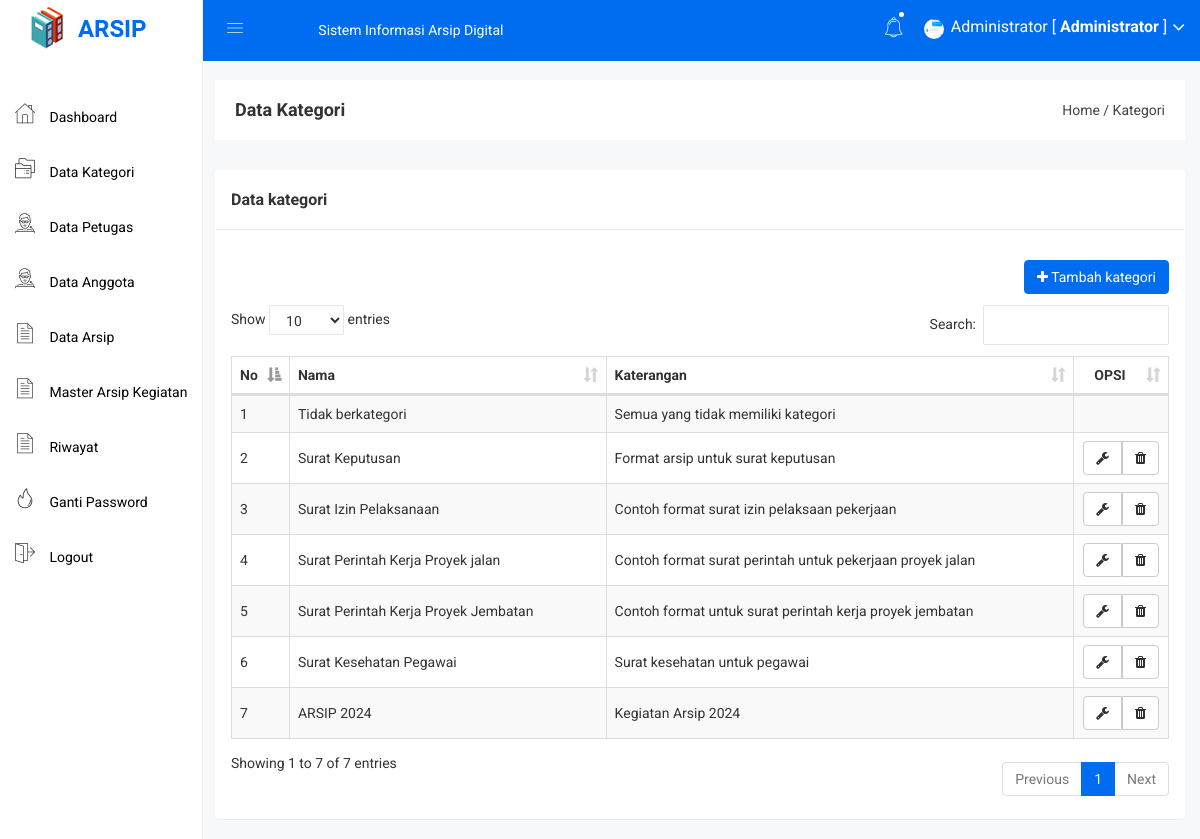
Page /admin/kategori.php (signed in) on the committed database.
### tables this page shows
CREATE TABLE `kategori` (
  `kategori_id` int(11) NOT NULL,
  `kategori_nama` varchar(255) NOT NULL,
  `kategori_keterangan` text NOT NULL
);

### admin/kategori.php (the view)
<?php include 'header.php'; ?>
<div class="breadcome-area">
    <div class="container-fluid">
        <div class="row">
            <div class="col-lg-12 col-md-12 col-sm-12 col-xs-12">
                <div class="breadcome-list">
                    <div class="row">
                        <div class="col-lg-6 col-md-6 col-sm-6 col-xs-12">
                            <div class="breadcome-heading">
                                <h4 style="margin-bottom: 0px">Data Kategori</h4>
                            </div>
                        </div>
                        <div class="col-lg-6 col-md-6 col-sm-6 col-xs-12">
                            <ul class="breadcome-menu" style="padding-top: 0px">
                                <li><a href="#">Home</a> <span class="bread-slash">/</span></li>
                                <li><span class="bread-blod">Kategori</span></li>
                            </ul>
                        </div>
                    </div>
                </div>
            </div>
        </div>
    </div>
</div>
<div class="container-fluid">
    <div class="panel panel">
        <div class="panel-heading">
            <h3 class="panel-title">Data kategori</h3>
        </div>
        <div class="panel-body">
            <div class="pull-right">
                <a href="kategori_tambah.php" class="btn btn-primary"><i class="fa fa-plus"></i> Tambah kategori</a>
            </div>
            <br>
            <br>
            <br>
            <table id="table" class="table table-bordered table-striped table-hover table-datatable">
                <thead>
                    <tr>
                        <th width="1%">No</th>
                        <th>Nama</th>
                        <th>Katerangan</th>
                        <th class="text-center" width="10%">OPSI</th>
                    </tr>
                </thead>
                <tbody>
                    <?php
                    include '../koneksi.php';
                    $no = 1;
                    $kategori = mysqli_query($koneksi, "SELECT * FROM kategori");
                    while ($p = mysqli_fetch_array($kategori)) {
                        ?>
                        <tr>
                            <td><?php echo $no++; ?></td>
                            <td><?php echo $p['kategori_nama'] ?></td>
                            <td><?php echo $p['kategori_keterangan'] ?></td>
                            <td class="text-center">
                                <?php
                                if ($p['kategori_id'] != 1) {
                                    ?>
                                    <div class="btn-group">
                                        <a href="kategori_edit.php?id=<?php echo $p['kategori_id']; ?>"
                                            class="btn btn-default"><i class="fa fa-wrench"></i></a>
                                        <a href="kategori_hapus.php?id=<?php echo $p['kategori_id']; ?>"
                                            class="btn btn-default"><i class="fa fa-trash"></i></a>
                                    </div>
                                    <?php
                                }
                                ?>
                            </td>
                        </tr>
                    <?php
                    }
                    ?>
                </tbody>
            </table>
        </div>
    </div>
</div>
<?php include 'footer.php'; ?>

### admin/header.php (shortened to what this page needs)
<!doctype html>
<html>
<head>
    <link rel="stylesheet" href="../assets/css/bootstrap.min.css">
    <link rel="stylesheet" href="../assets/css/font-awesome.min.css">
    <link rel="stylesheet" href="../assets/css/owl.carousel.css">
    <link rel="stylesheet" href="../assets/css/owl.theme.css">
    <link rel="stylesheet" href="../assets/css/owl.transitions.css">
    <link rel="stylesheet" href="../assets/css/animate.css">
    <link rel="stylesheet" href="../assets/css/normalize.css">
    <link rel="stylesheet" href="../assets/css/meanmenu.min.css">
    <link rel="stylesheet" href="../assets/css/main.css">
    <link rel="stylesheet" href="../assets/css/educate-custon-icon.css">
    <link rel="stylesheet" href="../assets/css/morrisjs/morris.css">
    <link rel="stylesheet" href="../assets/css/scrollbar/jquery.mCustomScrollbar.min.css">
    <link rel="stylesheet" href="../assets/css/metisMenu/metisMenu.min.css">
    <link rel="stylesheet" href="../assets/css/metisMenu/metisMenu-vertical.css">
    <link rel="stylesheet" href="../assets/css/calendar/fullcalendar.min.css">
    <link rel="stylesheet" href="../assets/css/calendar/fullcalendar.print.min.css">
    <link rel="stylesheet" href="../assets/style.css">
    <link rel="stylesheet" href="../assets/css/responsive.css">
    <link rel="stylesheet" href="../assets/css/style.css">
    <link rel="stylesheet" type="text/css" href="../assets/js/DataTables/datatables.css">
    <?php
    include '../koneksi.php';
    ?>
</head>
<body>
    <div class="left-sidebar-pro">
        <nav id="sidebar" class="">
            <div class="sidebar-header">
                <a href="index.html"><img class="main-logo" src="../assets/img/logo/logo.png" alt="" /></a>
            </div>
            <div class="left-custom-menu-adp-wrap comment-scrollbar">
                <nav class="sidebar-nav left-sidebar-menu-pro" style="margin-top: 30px">
                    <ul class="metismenu" id="menu1">
                        <li class="active">
                            <a href="index.php">
                                <span class="educate-icon educate-home icon-wrap"></span>
                                <span class="mini-click-non">Dashboard</span>
                            </a>
                        </li>
                        <li>
                            <a href="kategori.php" aria-expanded="false"><span
                                    class="educate-icon educate-course icon-wrap sub-icon-mg" aria-hidden="true"></span>
                                <span class="mini-click-non">Data Kategori</span></a>
                        </li>
                        <li>
                            <a href="petugas.php" aria-expanded="false"><span
                                    class="educate-icon educate-professor icon-wrap sub-icon-mg"
                                    aria-hidden="true"></span> <span class="mini-click-non">Data Petugas</span></a>
                        </li>
                        <li>
                            <a href="user.php" aria-expanded="false"><span
                                    class="educate-icon educate-professor icon-wrap sub-icon-mg"
                                    aria-hidden="true"></span> <span class="mini-click-non">Data Anggota</span></a>
                        </li>
                        <li>
                            <a href="arsip.php" aria-expanded="false"><span
                                    class="educate-icon educate-data-table icon-wrap sub-icon-mg"
                                    aria-hidden="true"></span> <span class="mini-click-non">Data Arsip</span></a>
                        </li>
                        <li class="nav-item dropdown">
                            <a class="nav-link dropdown-toggle" href="#" role="button" data-bs-toggle="dropdown"
                                aria-expanded="false">
                                <span class="educate-icon educate-data-table icon-wrap sub-icon-mg"
                                    aria-hidden="true"></span> <span class="mini-click-non">Master Arsip Kegiatan</span>
                            </a>
                        </li>
                        <li class="nav-item dropdown">
                            <a class="nav-link dropdown-toggle" href="#" role="button" data-bs-toggle="dropdown"
                                aria-expanded="false">
                                <span class="educate-icon educate-data-table icon-wrap sub-icon-mg"
                                    aria-hidden="true"></span> <span class="mini-click-non">Riwayat</span>
                            </a>
                        </li>
                        <li>
                            <a href="gantipassword.php" aria-expanded="false"><span
                                    class="educate-icon educate-danger icon-wrap sub-icon-mg" aria-hidden="true"></span>
                                <span class="mini-click-non">Ganti Password</span></a>
                        </li>
                        <li>
                            <a href="logout.php" aria-expanded="false"><span
                                    class="educate-icon educate-pages icon-wrap sub-icon-mg" aria-hidden="true"></span>
                                <span class="mini-click-non">Logout</span></a>
                        </li>
                    </ul>
                </nav>
            </div>
        </nav>
    </div>
    <div class="all-content-wrapper">
        <div class="container-fluid">
            <div class="row">
                <div class="col-lg-12 col-md-12 col-sm-12 col-xs-12">
                    <div class="logo-pro">
                        <a href="index.html"><img class="main-logo" src="../assets/img/logo/logo.png" alt="" /></a>
                    </div>
                </div>
            </div>
        </div>
        <div class="header-advance-area">
            <div class="header-top-area">
                <div class="container-fluid">
                    <div class="row">
                        <div class="col-lg-12 col-md-12 col-sm-12 col-xs-12">
                            <div class="header-top-wraper">
                                <div class="row">
                                    <div class="col-lg-1 col-md-0 col-sm-12 col-xs-12">
                                        <div class="menu-switcher-pro">
                                            <button type="button" id="sidebarCollapse"
                                                class="btn bar-button-pro header-drl-controller-btn btn-info navbar-btn">
                                                <i class="educate-icon educate-nav"></i>
                                            </button>
                                        </div>
                                    </div>
                                    <div class="col-lg-5 col-md-6 col-sm-12 col-xs-12">
                                        <div class="header-top-menu tabl-d-n">
                                            <ul class="nav navbar-nav mai-top-nav">
                                                <li class="nav-item"><a href="#" class="nav-link">Sistem Informasi Arsip
                                                        Digital</a></li>
                                            </ul>
                                        </div>
                                    </div>
                                    <div class="col-lg-6 col-md-6 col-sm-12 col-xs-12">
                                        <div class="header-right-info">
                                            <ul class="nav navbar-nav mai-top-nav header-right-menu">
                                                <li class="nav-item">
                                                    <a href="#" data-toggle="dropdown" role="button"
                                                        aria-expanded="false" class="nav-link dropdown-toggle"><i
                                                            class="educate-icon educate-bell"
                                                            aria-hidden="true"></i><span
                                                            class="indicator-nt"></span></a>
                                                </li>
                                                <li class="nav-item">
                                                    <a href="#" data-toggle="dropdown" role="button"
                                                        aria-expanded="false" class="nav-link dropdown-toggle">
                                                        <?php
                                                        $id_admin = $_SESSION['id'];
                                                        $profil = mysqli_query($koneksi, "select * from admin where admin_id='$id_admin'");
                                                        $profil = mysqli_fetch_assoc($profil);
                                                        if ($profil['admin_foto'] == "") {
                                                            ?>
                                                            <img src="../gambar/sistem/user.png"
                                                                style="width: 20px;height: 20px">
                                                        <?php } else { ?>
                                                            <img src="../gambar/admin/<?php echo $profil['admin_foto'] ?>"
                                                                style="width: 20px;height: 20px">
                                                        <?php } ?>
                                                        <span class="admin-name"><?php echo $_SESSION['nama']; ?> [
                                                            <b>Administrator</b> ]</span>
                                                        <i class="fa fa-angle-down edu-icon edu-down-arrow"></i>
                                                    </a>
                                                </li>
                                            </ul>
                                        </div>
                                    </div>
                                </div>
                            </div>
                        </div>
                    </div>
                </div>
            </div>
        </div>

### rows in the picture
kategori: kategori_nama "Tidak berkategori", kategori_keterangan "Semua yang tidak memiliki kategori"
kategori: kategori_nama "Surat Keputusan", kategori_keterangan "Format arsip untuk surat keputusan"
kategori: kategori_nama "Surat Izin Pelaksanaan", kategori_keterangan "Contoh format surat izin pelaksaan pekerjaan"
kategori: kategori_nama "Surat Perintah Kerja Proyek jalan", kategori_keterangan "Contoh format surat perintah untuk pekerjaan proyek jalan"
kategori: kategori_nama "Surat Perintah Kerja Proyek Jembatan", kategori_keterangan "Contoh format untuk surat perintah kerja proyek jembatan"
kategori: kategori_nama "Surat Kesehatan Pegawai", kategori_keterangan "Surat kesehatan untuk pegawai"
kategori: kategori_nama "ARSIP 2024", kategori_keterangan "Kegiatan Arsip 2024"

### other values in the picture
$_SESSION['nama'] "Administrator"
